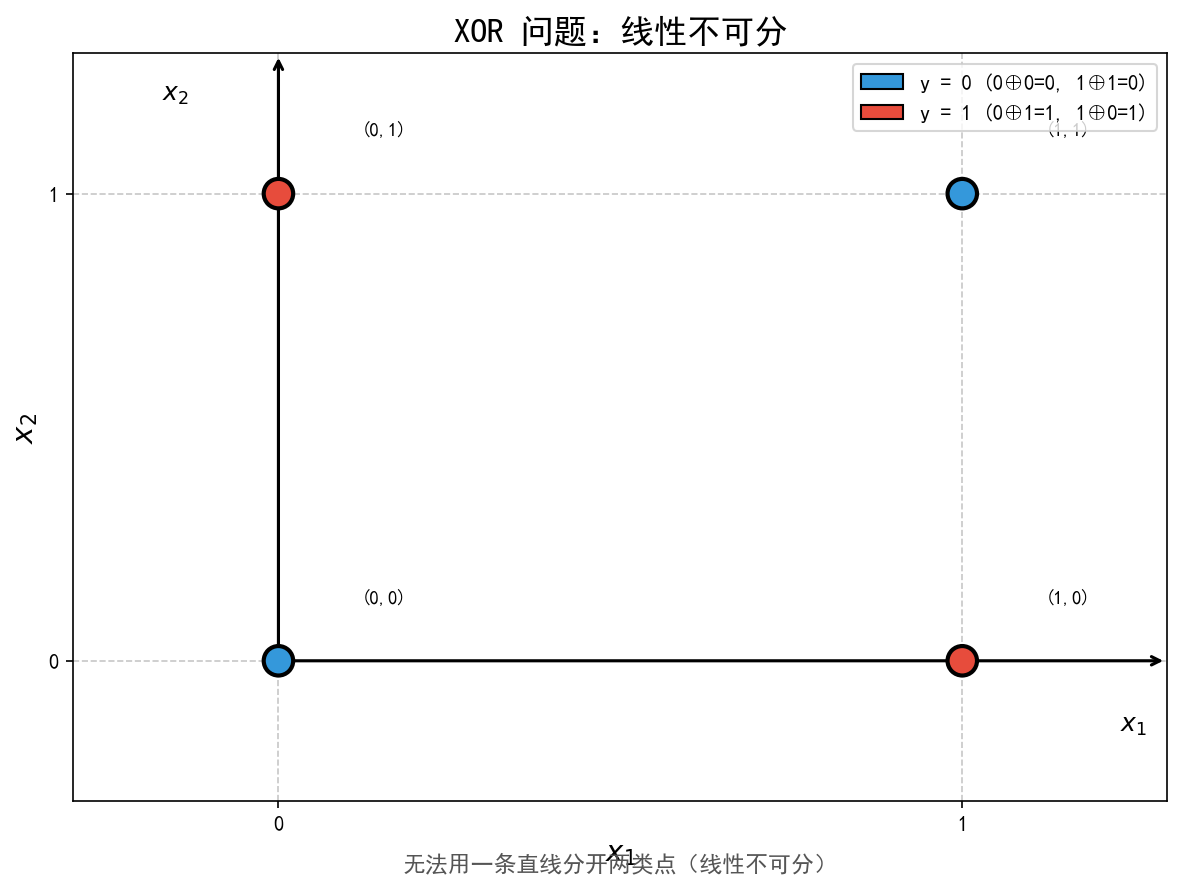

Generate this figure with Python:
"""
XOR问题散点图
展示异或问题的线性不可分特性
"""
import numpy as np
import matplotlib.pyplot as plt
from matplotlib.colors import ListedColormap
from pathlib import Path

# XOR 数据点
X = np.array([[0, 0], [0, 1], [1, 0], [1, 1]])
y = np.array([0, 1, 1, 0])  # XOR 标签

# 创建图形
fig, ax = plt.subplots(figsize=(8, 6))

# 定义颜色
colors = ['#3498db', '#e74c3c']  # 蓝色为0，红色为1
cmap = ListedColormap(colors)

# 绘制散点
scatter = ax.scatter(X[:, 0], X[:, 1], c=y, cmap=cmap, s=200, edgecolors='black', linewidths=2, zorder=5)

# 添加网格和轴
ax.set_xlim(-0.3, 1.3)
ax.set_ylim(-0.3, 1.3)
ax.set_xlabel('$x_1$', fontsize=14)
ax.set_ylabel('$x_2$', fontsize=14)
ax.set_title('XOR 问题：线性不可分', fontsize=16, fontweight='bold')

# 添加网格
ax.grid(True, linestyle='--', alpha=0.7)
ax.set_xticks([0, 1])
ax.set_yticks([0, 1])

# 添加图例
from matplotlib.patches import Patch
legend_elements = [Patch(facecolor='#3498db', edgecolor='black', label='y = 0 (0⊕0=0, 1⊕1=0)'),
                  Patch(facecolor='#e74c3c', edgecolor='black', label='y = 1 (0⊕1=1, 1⊕0=1)')]
ax.legend(handles=legend_elements, loc='upper right', fontsize=10)

# 添加坐标轴箭头
ax.annotate('', xy=(1.3, 0), xytext=(0, 0), arrowprops=dict(arrowstyle='->', color='black', lw=1.5))
ax.annotate('', xy=(0, 1.3), xytext=(0, 0), arrowprops=dict(arrowstyle='->', color='black', lw=1.5))

# 添加标签
ax.text(1.25, -0.15, '$x_1$', fontsize=12, ha='center')
ax.text(-0.15, 1.2, '$x_2$', fontsize=12, ha='center')

# 标注数据点
for i, (xi, yi) in enumerate(X):
    offset = 0.12
    ax.text(xi + offset, yi + offset, f'({xi},{yi})', fontsize=9, ha='left', va='bottom')

# 添加说明文字
ax.text(0.5, -0.45, '无法用一条直线分开两类点（线性不可分）', fontsize=11, 
         ha='center', style='italic', color='#555')

plt.tight_layout()
output_dir = Path(__file__).resolve().parent
png_path = output_dir / '3-1-xor-scatter.png'
plt.savefig(png_path, dpi=150, bbox_inches='tight', facecolor='white')
print(f"已保存: {png_path}")
